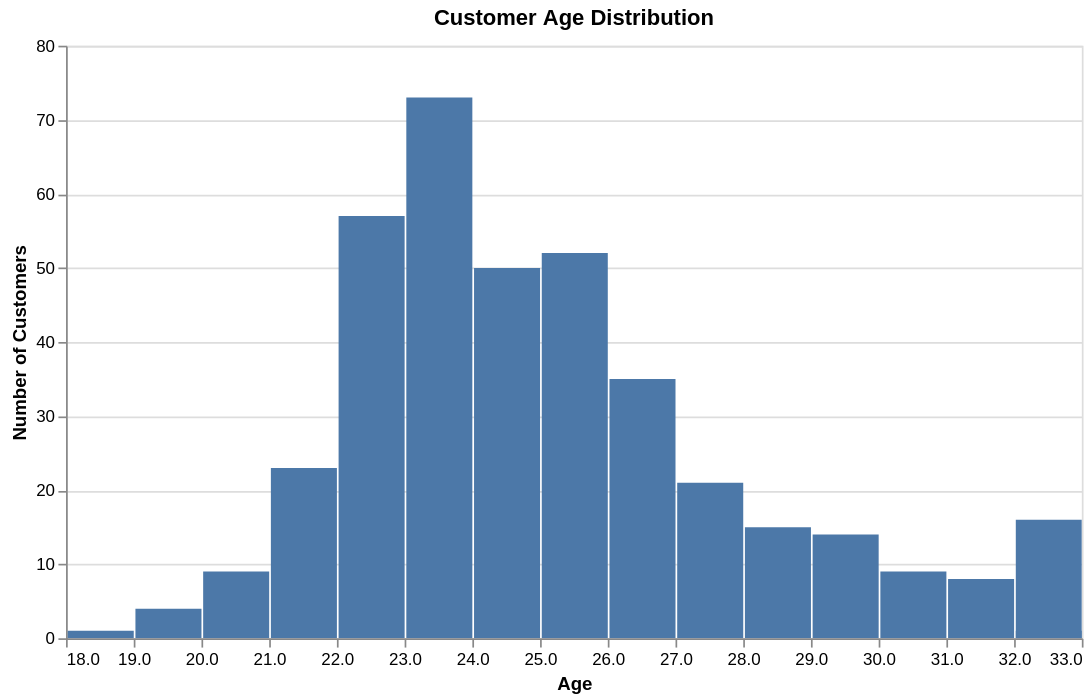

Notebook source saved alongside this figure:
### Markdown cell above
## 1. Histogram: Customer Age Distribution
Create a histogram showing the distribution of customer age.

### Code cell
alt.Chart(df).mark_bar().encode(
    alt.X('Age:Q', bin=alt.Bin(maxbins=15), title='Age'),
    alt.Y('count()', title='Number of Customers'),
    tooltip=['Age:Q', 'count()']
).properties(
    title='Customer Age Distribution',
    width=600, height=350
).interactive()

### Figure 1 — Vega-Lite specification as saved in the notebook (floating-point values rounded to 4 significant figures; data arrays with more than 128 entries replaced by an {"elided": "..."} marker saying what was removed)
{"config": {"view": {"continuousWidth": 300, "continuousHeight": 300}}, "data": {"name": "data-f84c5de1922d6b2f20a460be71982c02"}, "mark": {"type": "bar"}, "encoding": {"tooltip": [{"field": "Age", "type": "quantitative"}, {"aggregate": "count", "type": "quantitative"}], "x": {"bin": {"maxbins": 15}, "field": "Age", "title": "Age", "type": "quantitative"}, "y": {"aggregate": "count", "title": "Number of Customers", "type": "quantitative"}}, "height": 350, "params": [{"name": "param_1e9efca18e7a2868", "select": {"type": "interval", "encodings": ["x", "y"]}, "bind": "scales"}], "title": "Customer Age Distribution", "width": 600, "$schema": "https://vega.github.io/schema/vega-lite/v6.1.0.json", "datasets": {"data-f84c5de1922d6b2f20a460be71982c02": {"elided": "388 records"}}}
